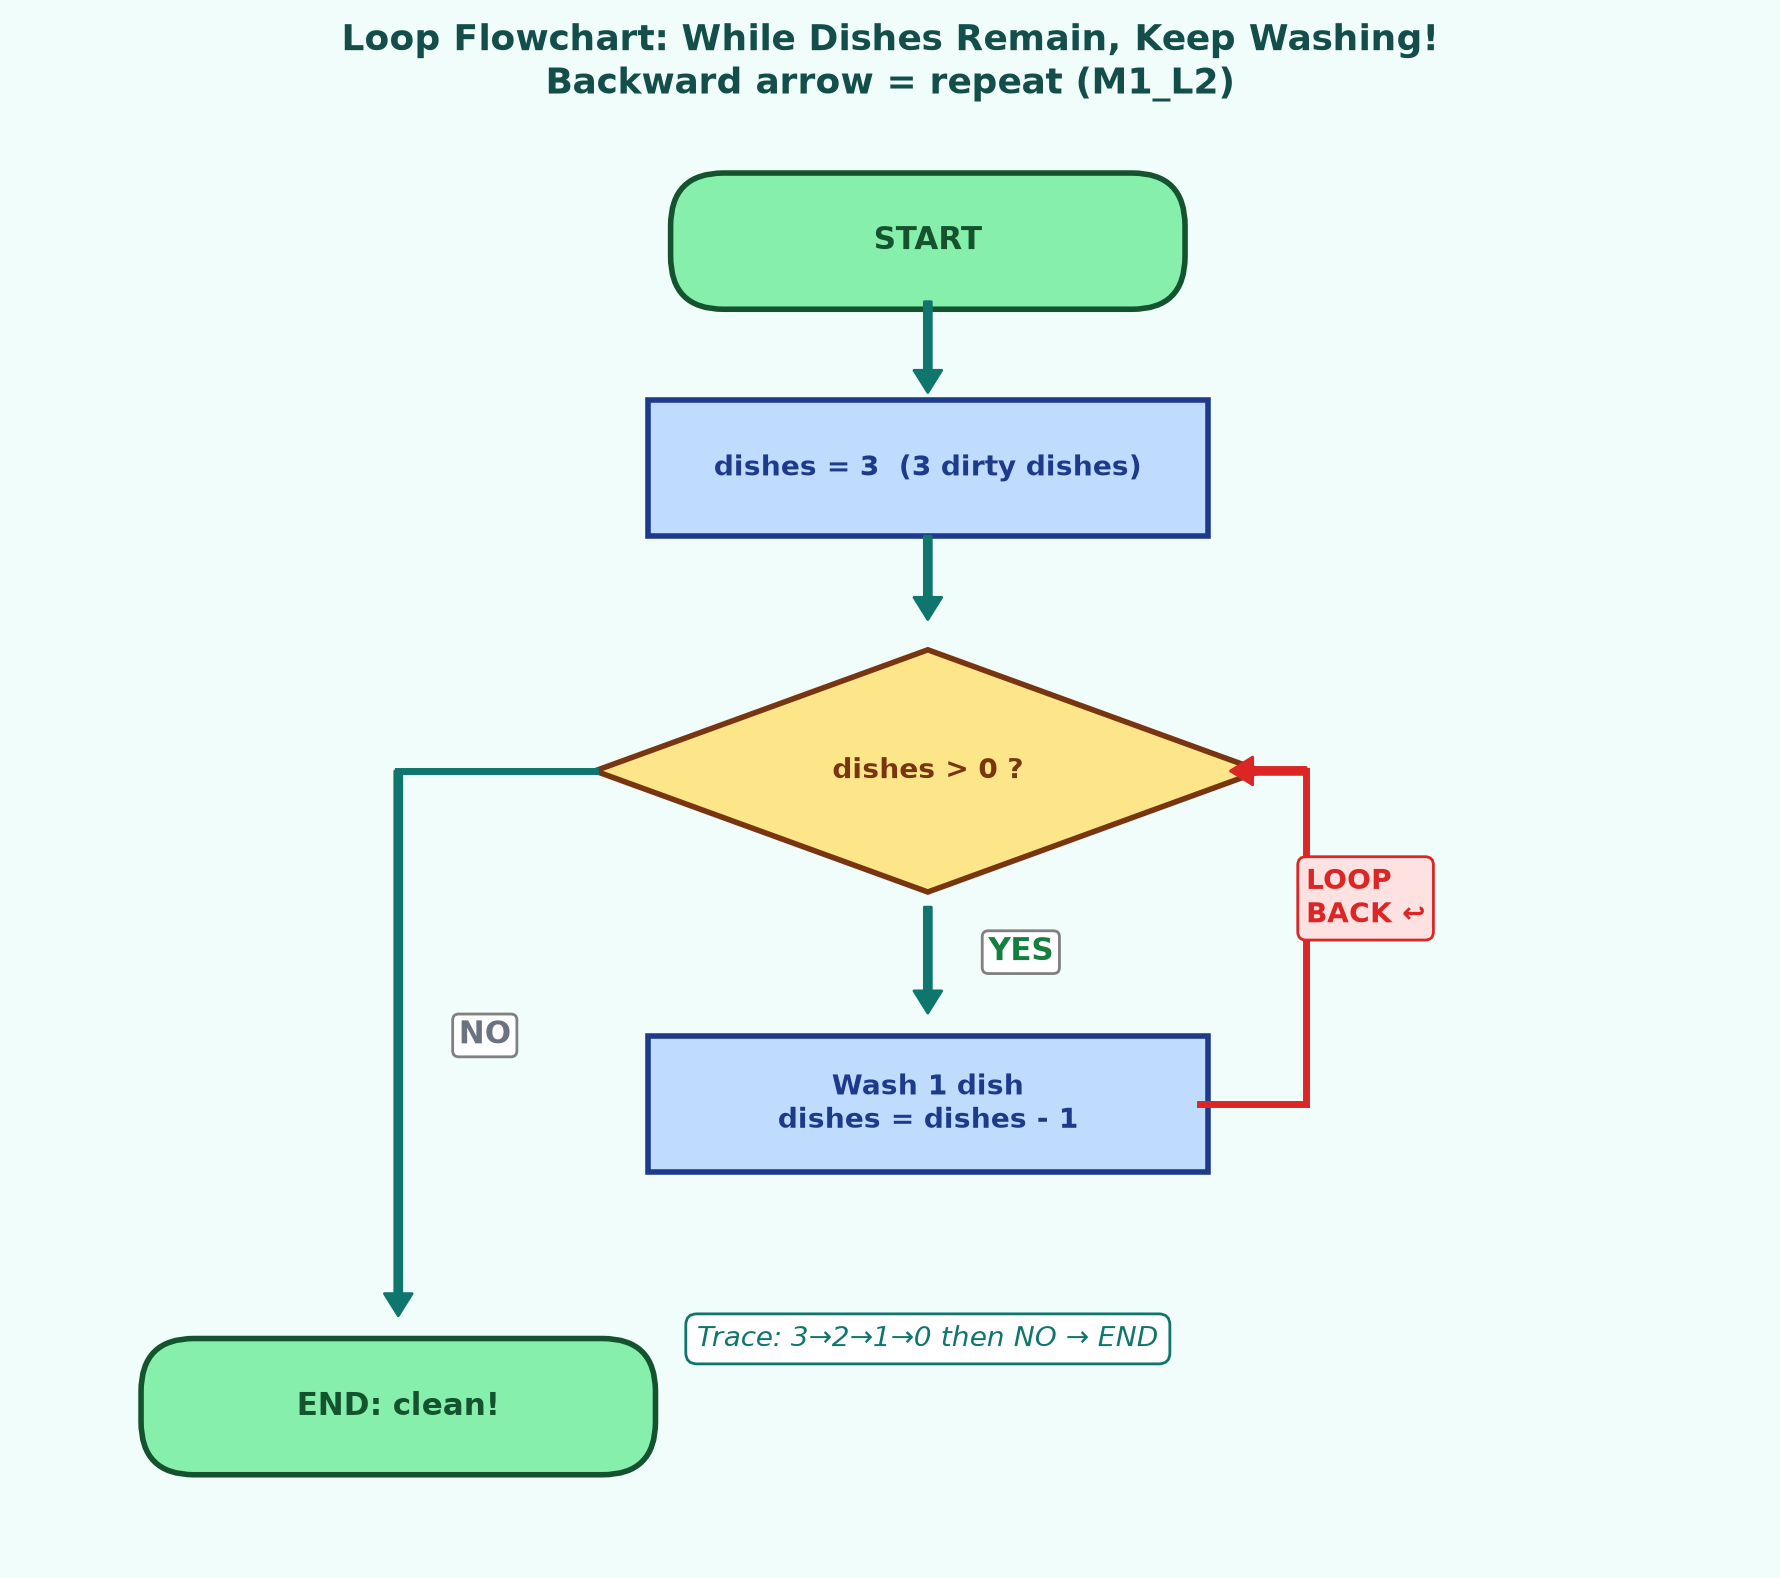

The script that saved this image:
"""M1_L2 Loop Flowchart - Wash Dishes. Python diagram (Option B)."""
import matplotlib.pyplot as plt
import matplotlib.patches as patches

fig, ax = plt.subplots(figsize=(9, 8), facecolor='#f0fdfa')
ax.set_facecolor('#f0fdfa')

C_OVAL='#86efac'; C_RECT='#bfdbfe'; C_DIA='#fde68a'; C_ARROW='#0f766e'; C_LOOP='#dc2626'

def oval(x,y,t):
    b=patches.FancyBboxPatch((x-1.6,y-0.35),3.2,0.7,boxstyle="round,pad=0.1,rounding_size=0.35",
        facecolor=C_OVAL,edgecolor='#14532d',linewidth=2)
    ax.add_patch(b); ax.text(x,y,t,ha='center',va='center',fontsize=11,fontweight='bold',color='#14532d')
def rect(x,y,t):
    b=patches.FancyBboxPatch((x-1.8,y-0.4),3.6,0.8,boxstyle="square,pad=0.05",
        facecolor=C_RECT,edgecolor='#1e3a8a',linewidth=2)
    ax.add_patch(b); ax.text(x,y,t,ha='center',va='center',fontsize=10,fontweight='bold',color='#1e3a8a')
def diamond(x,y,t):
    d=patches.Polygon([[x,y+0.8],[x+2.2,y],[x,y-0.8],[x-2.2,y]],closed=True,
        facecolor=C_DIA,edgecolor='#78350f',linewidth=2)
    ax.add_patch(d); ax.text(x,y,t,ha='center',va='center',fontsize=10,fontweight='bold',color='#78350f')
def arrow(x1,y1,x2,y2,label=None,color=C_ARROW):
    ax.annotate('',xy=(x2,y2),xytext=(x1,y1),
        arrowprops=dict(facecolor=color,edgecolor=color,width=2.5,headwidth=10,headlength=8))
    if label:
        mx,my=(x1+x2)/2,(y1+y2)/2
        ax.text(mx+0.4,my,label,fontsize=11,fontweight='bold',
            color='#15803d' if label=='YES' else '#6b7280',
            bbox=dict(facecolor='white',edgecolor='gray',boxstyle='round,pad=0.2'))

oval(5,9.5,"START")
arrow(5,9.1,5,8.5)
rect(5,8.0,"dishes = 3  (3 dirty dishes)")
arrow(5,7.55,5,7.0)
diamond(5,6.0,"dishes > 0 ?")
# YES branch down
arrow(5,5.1,5,4.4,label="YES")
rect(5,3.8,"Wash 1 dish\ndishes = dishes - 1")
# LOOP BACK arrow (red, on the right side)
ax.plot([6.8,7.5],[3.8,3.8],color=C_LOOP,lw=2.5)
ax.plot([7.5,7.5],[3.8,6.0],color=C_LOOP,lw=2.5)
ax.plot([7.5,7.2],[6.0,6.0],color=C_LOOP,lw=2.5)
ax.annotate('',xy=(7.0,6.0),xytext=(7.5,6.0),
    arrowprops=dict(facecolor=C_LOOP,edgecolor=C_LOOP,width=2.5,headwidth=10,headlength=8))
ax.text(7.5,5.0,"LOOP\nBACK ↩",color=C_LOOP,fontsize=10,fontweight='bold',ha='left',
    bbox=dict(facecolor='#fee2e2',edgecolor=C_LOOP,boxstyle='round,pad=0.3'))
# NO branch to END
ax.plot([2.8,1.5],[6.0,6.0],color=C_ARROW,lw=2.5)
arrow(1.5,6.0,1.5,2.4,label="NO")
oval(1.5,1.8,"END: clean!")

ax.text(5,2.2,"Trace: 3→2→1→0 then NO → END",ha='center',fontsize=10,
    style='italic',color='#0f766e',
    bbox=dict(facecolor='white',edgecolor='#0f766e',boxstyle='round,pad=0.4'))

ax.set_xlim(-1, 10.5); ax.set_ylim(0.8, 10.2); ax.axis('off')
plt.title("Loop Flowchart: While Dishes Remain, Keep Washing!\nBackward arrow = repeat (M1_L2)",
    fontsize=13,fontweight='bold',color='#134e4a',pad=15)
plt.tight_layout()
out="visuals/loop_flowchart.png"
plt.savefig(out,dpi=200,bbox_inches='tight',facecolor=fig.get_facecolor())
print(f"Saved to {out}")
